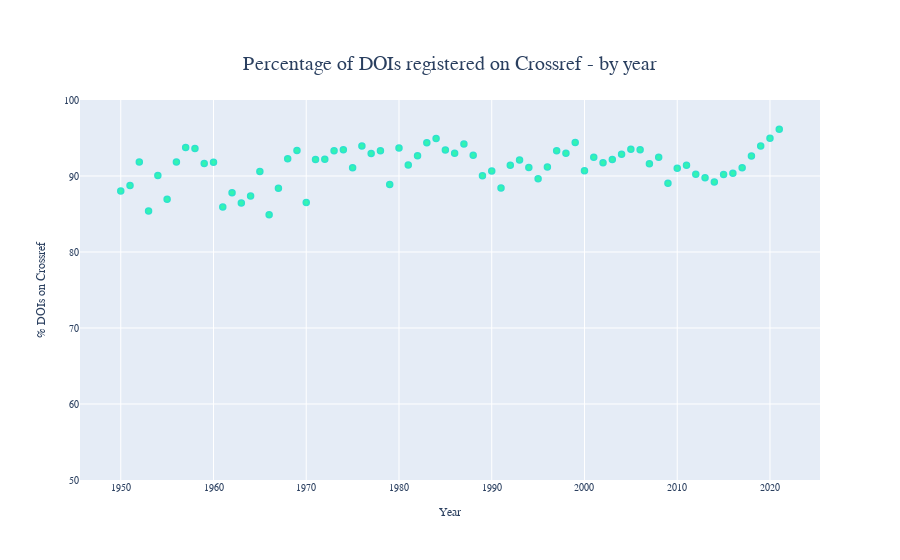

The notebook cell saved with this chart:
### Code cell
frame = frame.apply(lambda x: pd.to_numeric(x, errors='coerce'))
frame = frame[(frame.year >= 1950)&(frame.year < 2022)]
frame = frame.groupby('year').sum()
frame['perc_cr'] = (frame['on-crossref']/frame['doi-num'])*100
# fig = px.bar(frame,x=frame.index,y='perc_cr')
fig = px.scatter(frame,x=frame.index,y='perc_cr', 
 labels={ "year": "Year", "perc_cr": "% DOIs on Crossref" },
 title="Percentage of DOIs registered on Crossref - by year")
fig.update_yaxes(range=[50, 100])
fig.update_traces(marker_color='rgb(7, 247, 159)', marker_line_color='rgb(0, 224, 198)',
                  marker_line_width=1.5, opacity=0.8)
fig.update_layout(
    font_family="sans-serif",
    title_font_size=20,
    font_size=10,
    title = {'xanchor': 'center', 'y':0.9,'x':0.5},
)
fig.show()

### Figure 1 — Plotly figure (JSON) as saved in the notebook; plotly's stock layout.template omitted (floating-point values rounded to 4 significant figures)
{"data": [{"hovertemplate": "Year=%{x}<br>% DOIs on Crossref=%{y}<extra></extra>", "legendgroup": "", "marker": {"color": "rgb(7, 247, 159)", "line": {"color": "rgb(0, 224, 198)", "width": 1.5}, "symbol": "circle"}, "mode": "markers", "name": "", "opacity": 0.8, "orientation": "v", "showlegend": false, "type": "scatter", "x": [1950, 1951, 1952, 1953, 1954, 1955, 1956, 1957, 1958, 1959, 1960, 1961, 1962, 1963, 1964, 1965, 1966, 1967, 1968, 1969, 1970, 1971, 1972, 1973, 1974, 1975, 1976, 1977, 1978, 1979, 1980, 1981, 1982, 1983, 1984, 1985, 1986, 1987, 1988, 1989, 1990, 1991, 1992, 1993, 1994, 1995, 1996, 1997, 1998, 1999, 2000, 2001, 2002, 2003, 2004, 2005, 2006, 2007, 2008, 2009, 2010, 2011, 2012, 2013, 2014, 2015, 2016, 2017, 2018, 2019, 2020, 2021], "xaxis": "x", "y": [88.02, 88.75, 91.83, 85.41, 90.07, 86.93, 91.85, 93.75, 93.62, 91.64, 91.83, 85.93, 87.8, 86.43, 87.36, 90.59, 84.91, 88.39, 92.25, 93.35, 86.53, 92.17, 92.2, 93.33, 93.46, 91.09, 93.94, 92.96, 93.33, 88.89, 93.69, 91.44, 92.67, 94.38, 94.93, 93.41, 93.0, 94.22, 92.71, 90.03, 90.65, 88.44, 91.43, 92.1, 91.12, 89.64, 91.19, 93.31, 93.01, 94.4, 90.7, 92.45, 91.75, 92.19, 92.88, 93.51, 93.47, 91.6, 92.46, 89.06, 91.02, 91.42, 90.22, 89.77, 89.23, 90.2, 90.38, 91.07, 92.62, 93.94, 94.96, 96.14], "yaxis": "y"}], "layout": {"font": {"family": "sans-serif", "size": 10}, "legend": {"tracegroupgap": 0}, "title": {"font": {"size": 20}, "text": "Percentage of DOIs registered on Crossref - by year", "x": 0.5, "xanchor": "center", "y": 0.9}, "xaxis": {"anchor": "y", "domain": [0, 1], "title": {"text": "Year"}}, "yaxis": {"anchor": "x", "domain": [0, 1], "range": [50, 100], "title": {"text": "% DOIs on Crossref"}}}}
